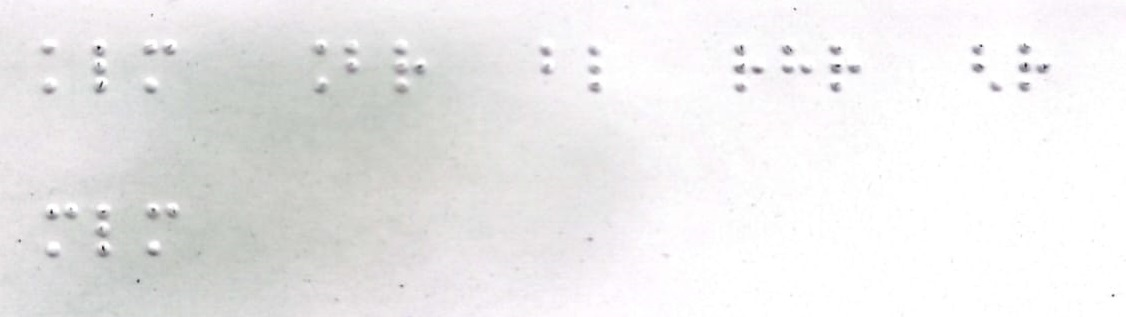
#> input picture braille_page_2.jpg, 1126 x 317 px
$ jupyter execute --allow-errors test.ipynb
#> lines starting #> are read from the running program, lines starting #| are printed output that depends on the picture; after the words box and inside, x2 and y2 are one past the last pixel; in counts of white or black regions, pixels touching at a corner belong together
[cell 1]
# Import Block
import cv2
import numpy as np
from scipy.spatial.distance import cdist
import matplotlib.pyplot as plt
from sklearn.cluster import KMeans
from scipy.spatial.distance import pdist, squareform
from scipy.spatial import distance
from sklearn.cluster import DBSCAN
import cv2
import torch
import torch.nn as nn
import torch.nn.functional as F
from torchvision import transforms
from PIL import Image
import numpy as np
import os


img =cv2.imread('braille_page_2.jpg')
#> img is the input picture: shape (317, 1126, 3); mean B, G, R 234.8, 234.5, 235.3

# constants/changables

[cell 2]
# Nepali Braille 6-dot encoding map
# Dot numbering:
# 1 4
# 2 5
# 3 6

def dots_to_bit(dots):
    """Convert list of active dots (1-6) to a 6-bit integer."""
    val = 0
    for d in dots:
        val |= 1 << (6 - d)
    return val

braille_map = {
    dots_to_bit([1]): 'अ',
    dots_to_bit([3, 4, 5]): 'आ',
    dots_to_bit([2, 4]): 'इ',
    dots_to_bit([3, 5]): 'ई',
    dots_to_bit([1, 3, 6]): 'उ',
    dots_to_bit([1, 2, 5, 6]): 'ऊ',
    dots_to_bit([1, 5, 6]): 'ऋ',
    dots_to_bit([1, 5]): 'ए',
    dots_to_bit([3, 4]): 'ऐ',
    dots_to_bit([1, 3, 5]): 'ओ',
    dots_to_bit([2, 4, 6]): 'औ',
    dots_to_bit([1, 6]): 'अं',
    dots_to_bit([6]): 'अः',

    dots_to_bit([1, 3]): 'क',
    dots_to_bit([4, 6]): 'ख',
    dots_to_bit([1, 2, 4, 5]): 'ग',
    dots_to_bit([1, 2, 6]): 'घ',
    dots_to_bit([3, 4, 6]): 'ङ',
    dots_to_bit([1, 4]): 'च',
    dots_to_bit([1, 6]): 'छ',
    dots_to_bit([2, 4, 5]): 'ज',
    dots_to_bit([3, 5, 6]): 'झ',
    dots_to_bit([2, 5]): 'ञ',
    dots_to_bit([2, 3, 4, 6]): 'ट',
    dots_to_bit([2, 4, 5, 6]): 'ठ',
    dots_to_bit([1, 2, 4, 6]): 'ड',
    dots_to_bit([1, 2, 3, 4, 6]): 'ढ',
    dots_to_bit([3, 4, 5, 6]): 'ण',
    dots_to_bit([2, 3, 4, 5]): 'त',
    dots_to_bit([1, 4, 5, 6]): 'थ',
    dots_to_bit([1, 4, 5]): 'द',
    dots_to_bit([2, 3, 5, 6]): 'ध',
    dots_to_bit([1, 3, 4, 5]): 'न',
    dots_to_bit([1, 2, 3, 4]): 'प',
    dots_to_bit([2, 3, 5]): 'फ',
    dots_to_bit([1, 2]): 'ब',
    dots_to_bit([4, 5]): 'भ',
    dots_to_bit([1, 3, 4]): 'म',
    dots_to_bit([1, 3, 4, 5, 6]): 'य',
    dots_to_bit([1, 2, 3, 5]): 'र',
    dots_to_bit([1, 2, 3]): 'ल',
    dots_to_bit([1, 2, 3, 6]): 'व',
    dots_to_bit([1, 4, 6]): 'श',
    dots_to_bit([1, 2, 3, 4, 6]): 'ष',
    dots_to_bit([2, 3, 4]): 'स',
    dots_to_bit([1, 2, 5]): 'ह',
    dots_to_bit([1, 2, 3, 4, 5]): 'क्ष',
    dots_to_bit([1, 5, 6]): 'ज्ञ',
}

# Special compound (multi-cell)
braille_map_compound = {
    # 'त्र' uses two cells: [5] + [1,2,4,5,6]
    (dots_to_bit([5]), dots_to_bit([1, 2, 4, 5, 6])): 'त्र',
}

[cell 3]
# preprocessing Block
def preprocess_braille_image(
    img_gray,
    method="adaptive",   # "adaptive", "sauvola", or "otsu"
    block_size=31,       # for adaptive/local threshold (odd, e.g. 25–51)
    C=10,                # constant for adaptive/local threshold
    morph_open=3,        # kernel size for opening (3–7)
    morph_close=5,       # kernel size for closing (3–7)
    apply_tophat=False,  # True if embossing subtle
    min_blob_area=5      # small debris threshold
):
    """
    Preprocess Braille grayscale image for dot detection.
    Returns binary image (dots = white, background = black).
    """
#> called with method = 'sauvola', block_size = 31, C = 10, morph_open = 3, morph_close = 5, apply_tophat = False, min_blob_area = 5

    # --- Step 1: Denoise slightly (optional but helps) ---
    img_blur = cv2.GaussianBlur(img_gray, (3, 3), 0)

    # --- Step 2: Binarization ---
    if method == "adaptive":
        bin_img = cv2.adaptiveThreshold(
            img_blur, 255,
            cv2.ADAPTIVE_THRESH_GAUSSIAN_C,
            cv2.THRESH_BINARY_INV,  # invert → dots white on black
            block_size, C
        )
    elif method == "otsu":
        _, bin_img = cv2.threshold(
            img_blur, 0, 255,
            cv2.THRESH_BINARY_INV + cv2.THRESH_OTSU
        )
    elif method == "sauvola":
        # Sauvola via scikit-image if available
        from skimage.filters import threshold_sauvola
        thresh_s = threshold_sauvola(img_blur, window_size=block_size, k=0.2)
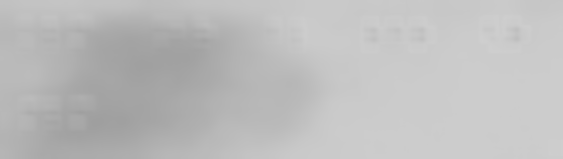
#> thresh_s: shape (317, 1126) float64 (shown at 1/2 size); min 159, max 207.1, mean 189.5
        bin_img = (img_blur < thresh_s).astype(np.uint8) * 255
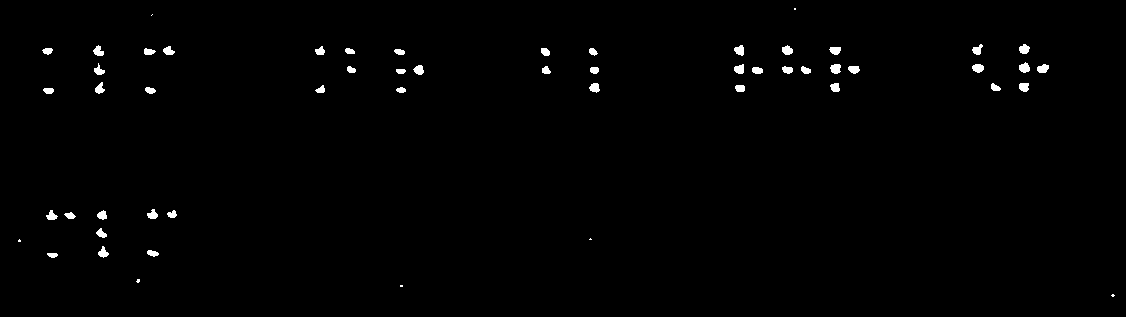
#> bin_img: shape (317, 1126); 0.89% white; 55 white regions (7 under 20 px), largest, box (x1, y1, x2, y2) and area: (830, 64, 841, 74) 87, (1019, 62, 1030, 73) 86, (972, 64, 984, 73) 83
    else:
        raise ValueError("method must be one of: adaptive, otsu, sauvola")

    # --- Step 3: Morphological cleanup ---
    kernel_open = cv2.getStructuringElement(cv2.MORPH_ELLIPSE, (morph_open, morph_open))
    kernel_close = cv2.getStructuringElement(cv2.MORPH_ELLIPSE, (morph_close, morph_close))

    # Opening: remove small noise
    cleaned = cv2.morphologyEx(bin_img, cv2.MORPH_OPEN, kernel_open)
#> cleaned: shape (317, 1126); 0.86% white; 51 white regions (3 under 20 px), largest, box (x1, y1, x2, y2) and area: (830, 64, 841, 74) 86, (1019, 62, 1030, 73) 84, (972, 64, 984, 73) 82

    # Closing: fill small holes in dots
    cleaned = cv2.morphologyEx(cleaned, cv2.MORPH_CLOSE, kernel_close)
#> cleaned: shape (317, 1126); 0.87% white; 51 white regions (3 under 20 px), largest, box (x1, y1, x2, y2) and area: (830, 64, 841, 74) 86, (1019, 62, 1030, 73) 85, (972, 64, 984, 73) 82

    # --- Step 4: Optional top-hat (enhance embossing if faint) ---
    if apply_tophat:
        kernel_th = cv2.getStructuringElement(cv2.MORPH_ELLIPSE, (5, 5))
        tophat = cv2.morphologyEx(img_gray, cv2.MORPH_TOPHAT, kernel_th)
        cleaned = cv2.bitwise_or(cleaned, (tophat > 0).astype(np.uint8) * 255)

    # --- Step 5: Optional small blob removal ---
    num_labels, labels, stats, _ = cv2.connectedComponentsWithStats(cleaned, connectivity=8)
#> labels: shape (317, 1126) int32; 52 distinct labels, from 0 to 51
#> num_labels = 52; stats = 52 rows, first 6: [0, 0, 1126, 317, 353846], [93, 45, 11, 11, 75], [734, 45, 10, 11, 78], [782, 45, 11, 10, 78], [972, 44, 11, 11, 73], [1019, 44, 11, 10, 79]
    mask = np.zeros_like(cleaned)
    for i in range(1, num_labels):  # skip background
        if stats[i, cv2.CC_STAT_AREA] >= min_blob_area:
            mask[labels == i] = 255

    return mask

def consolidate_braille_dots(binary_img):
    """
    Fix broken or irregular Braille dots before centroid detection.
    Returns cleaned binary image.
    """
    # Step 1. Close small holes inside each dot
    kernel_close = cv2.getStructuringElement(cv2.MORPH_ELLIPSE, (5, 5))
    closed = cv2.morphologyEx(binary_img, cv2.MORPH_CLOSE, kernel_close)

    # Step 2. Remove small specks between dots
    kernel_open = cv2.getStructuringElement(cv2.MORPH_ELLIPSE, (3, 3))
    opened = cv2.morphologyEx(closed, cv2.MORPH_OPEN, kernel_open)

    # Step 3. Optional: smooth edges slightly
    blurred = cv2.GaussianBlur(opened, (3, 3), 0)
    _, smooth_bin = cv2.threshold(blurred, 127, 255, cv2.THRESH_BINARY)

    return smooth_bin

def detect_braille_dots(
    binary_img,
    method="connected",      # "connected", "blob", or "log"
    min_area=5,              # adjust based on resolution (~π*r_min²)
    max_area=200,            # reject large merged blobs
    circularity_thresh=0.6,  # for blob detector
    inertia_thresh=0.5,      # for blob detector
    log_min_sigma=1,         # for LoG
    log_max_sigma=4,
    log_num_sigma=10,
    log_threshold=0.05
):
    """
    Detect Braille dot centroids in a preprocessed binary image.
    Returns list of (x, y) coordinates.
    """
#> called with method = 'connected', min_area = 15, max_area = 220, circularity_thresh = 0.6, inertia_thresh = 0.5, log_min_sigma = 1, log_max_sigma = 4, log_num_sigma = 10

    centroids = []

    # --- Option 1: Connected Components ---
    if method == "connected":
        num_labels, labels, stats, ctds = cv2.connectedComponentsWithStats(binary_img, connectivity=8)
#> num_labels = 52; ctds = 52 pairs, first value 19 to 1112.5, second value 48.73 to 295
        for i in range(1, num_labels):  # skip background
            area = stats[i, cv2.CC_STAT_AREA]
            if min_area <= area <= max_area:
                x, y = ctds[i]
                centroids.append((float(x), float(y)))
#> this loop made 51 passes
#> (area, x, y) on passes 1 to 8: (75, 98.01, 51), (78, 739.2, 49.91), (78, 786.9, 50.03), (73, 977.2, 49.4), (79, 1023.9, 48.73), (70, 168.1, 50.61), (60, 319.7, 50.75), (73, 834.9, 50.05)
#> after the loop, centroids = 48 pairs, first value 47.24 to 1042.5, second value 48.73 to 254.7

    # --- Option 2: OpenCV SimpleBlobDetector ---
    elif method == "blob":
        params = cv2.SimpleBlobDetector_Params()
        params.filterByArea = True
        params.minArea = min_area
        params.maxArea = max_area
        params.filterByCircularity = True
        params.minCircularity = circularity_thresh
        params.filterByInertia = True
        params.minInertiaRatio = inertia_thresh
        params.filterByConvexity = False

        detector = cv2.SimpleBlobDetector_create(params)
        keypoints = detector.detect(binary_img)
        centroids = [(kp.pt[0], kp.pt[1]) for kp in keypoints]

    # --- Option 3: Laplacian of Gaussian (LoG) ---
    elif method == "log":
        from skimage.feature import blob_log
        binary_float = binary_img.astype(np.float32) / 255.0
        blobs = blob_log(binary_float,
                         min_sigma=log_min_sigma,
                         max_sigma=log_max_sigma,
                         num_sigma=log_num_sigma,
                         threshold=log_threshold)
        # Each blob: (y, x, sigma)
        centroids = [(float(x), float(y)) for y, x, s in blobs]

    else:
        raise ValueError("method must be one of: 'connected', 'blob', or 'log'")

    return np.array(centroids, dtype=np.float32)

[cell 4]
# Example usage:
img_gray = cv2.cvtColor(img, cv2.COLOR_BGR2GRAY)
preprocessed = preprocess_braille_image(img_gray, method="sauvola")
# [4 lines of commented-out code are left out]
cv2.imwrite("braille_page_output_1.jpg",img)
binary = consolidate_braille_dots(preprocessed)
dots = detect_braille_dots(binary, method="connected", min_area=15, max_area=220)
#> dots has the same summary as centroids in detect_braille_dots
print("Detected dots:", len(dots))
#| Detected dots: 48
# print(dots)
for (x, y) in dots:
    cv2.circle(img, (int(x), int(y)), 7, (0,0,255), -1)
#> this loop made 48 passes
#> (x, y) on passes 1 to 8: (98.01, 51), (739.2, 49.91), (786.9, 50.03), (977.2, 49.4), (1023.9, 48.73), (168.1, 50.61), (319.7, 50.75), (834.9, 50.05)
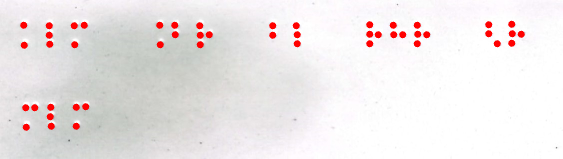
#> img: shape (317, 1126, 3) (shown at 1/2 size); mean B, G, R 230.9, 230.8, 236.6
# Store results
height, width, channels = img.shape
# Create a white image with the same size
output_image = np.ones((height, width, channels), dtype=np.uint8) * 255
for (x, y) in dots:
    cv2.circle(output_image, (int(x), int(y)), 4, (0,0,0), -1)
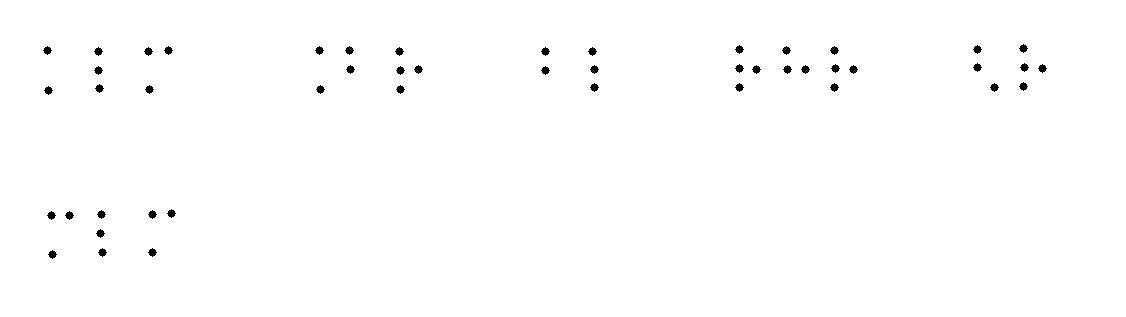
#> output_image: shape (317, 1126, 3); 99.3% white; 48 black regions, largest, box (x1, y1, x2, y2) and area: (735, 45, 744, 54) 49, (973, 45, 982, 54) 49, (1019, 44, 1028, 53) 49
cv2.imwrite("braille_page_output_2.jpg",binary)
cv2.imwrite("braille_page_output_3.jpg",img)
cv2.imwrite("braille_page_output_4.jpg",output_image)
#> Out = True

$ run again, with braille_page_1.jpg copied over braille_page_2.jpg
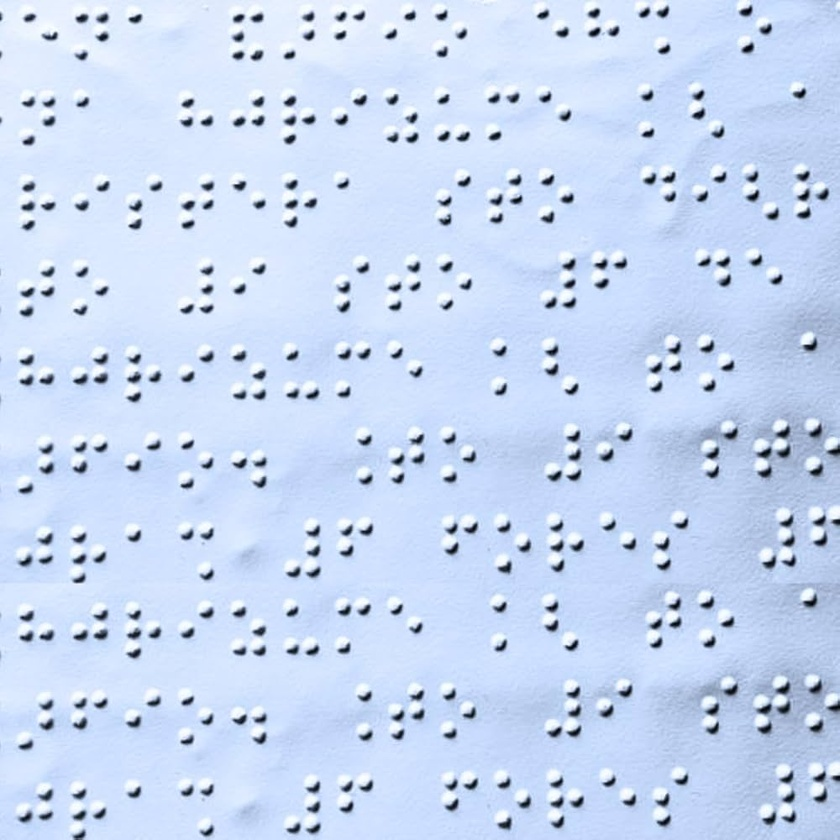
#> input picture braille_page_1.jpg, 840 x 840 px, shrunk from 1000 x 1000 before the run
#> img is the input picture: shape (840, 840, 3); mean B, G, R 241.9, 215.1, 198.5
#> bin_img: shape (840, 840); 5.9% white; 386 white regions (5 under 20 px), largest, box (x1, y1, x2, y2) and area: (808, 423, 823, 440) 145, (808, 680, 823, 696) 144, (775, 681, 791, 695) 135
#> in preprocess_braille_image, `num_labels, labels, stats, _ = cv2.connectedComponentsWithStats(cleane..`:
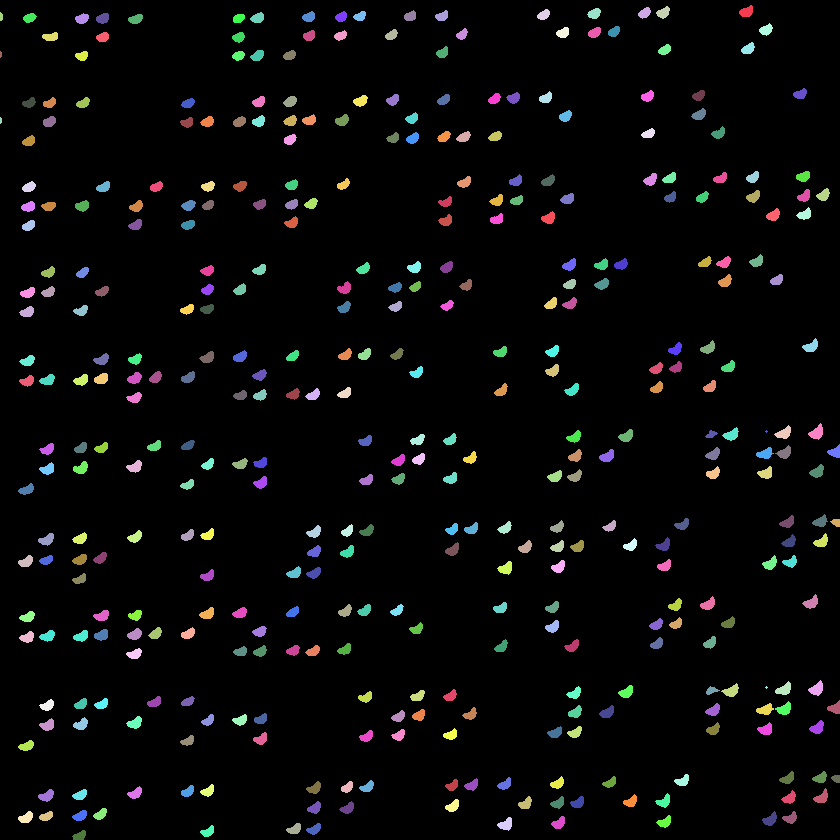
#> labels: shape (840, 840) int32; 386 distinct labels, from 0 to 385; one colour per label, 0 black
#> in preprocess_braille_image, `num_labels, labels, stats, _ = cv2.connectedComponentsWithStats(cleane..`: num_labels = 386; stats = 386 rows, first 6: [0, 0, 840, 840, 664494], [739, 5, 14, 12, 118], [638, 7, 13, 12, 101], [656, 6, 14, 13, 112], [537, 9, 13, 11, 98], [587, 8, 14, 11, 108]
#> opened: shape (840, 840); 5.8% white; 385 white regions (4 under 20 px), largest, box (x1, y1, x2, y2) and area: (808, 423, 823, 440) 144, (808, 680, 823, 696) 140, (775, 681, 791, 695) 134
#> in detect_braille_dots, `num_labels, labels, stats, ctds = cv2.connectedComponentsWithStats(bin..`: num_labels = 386; stats = 386 rows, first 6: [0, 0, 840, 840, 664497], [739, 5, 14, 12, 118], [638, 7, 13, 12, 101], [656, 6, 14, 13, 112], [537, 9, 13, 11, 98], [587, 8, 14, 11, 108]; ctds = 386 pairs, first value 0.417 to 835.8, second value 11.28 to 835.3
#> the loop in detect_braille_dots, `for i in range(1, num_labels):` made 385 passes
#> (area, x, y) on passes 1 to 8: (118, 746.2, 11.28), (101, 644.3, 12.54), (112, 663, 12.22), (98, 543.4, 14.41), (108, 594, 13.15), (103, 308.6, 16.49), (94, 340.9, 16.38), (91, 359.7, 15.81)
#> after the loop in detect_braille_dots, `for i in range(1, num_labels):`: centroids = 381 pairs, first value 0.87 to 835.8, second value 11.28 to 835.3
#> dots has the same summary as centroids in detect_braille_dots
#| Detected dots: 381
#> the loop `for (x, y) in dots:` made 381 passes
#> (x, y) on passes 1 to 3: (746.2, 11.28), (644.3, 12.54), (663, 12.22)
#> after the loop `for (x, y) in dots:`:
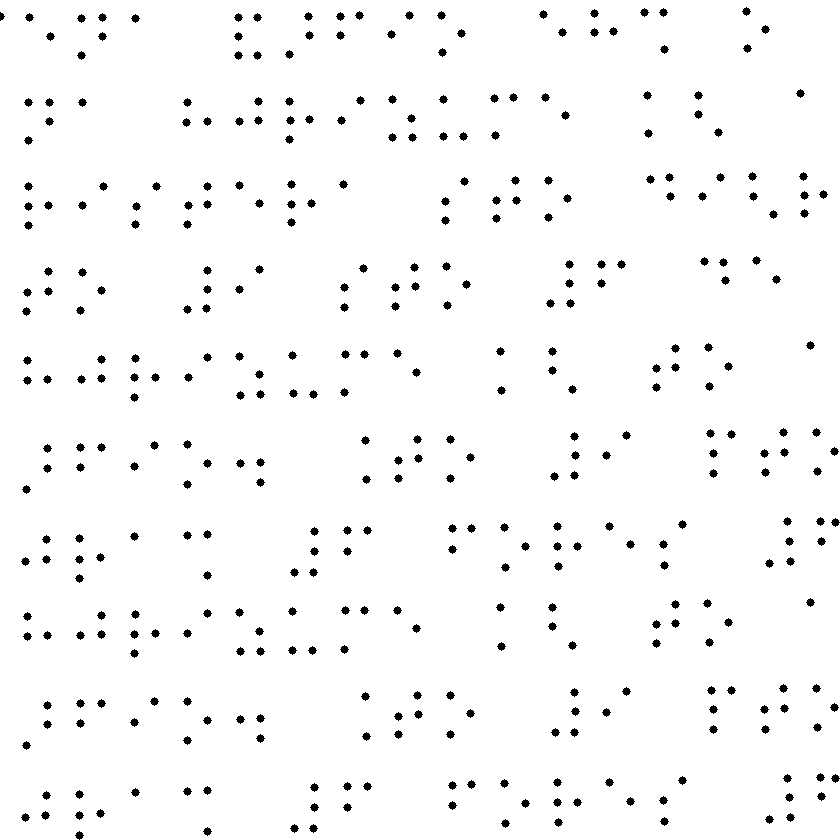
#> output_image: shape (840, 840, 3); 97.4% white; 381 black regions, largest, box (x1, y1, x2, y2) and area: (742, 7, 751, 16) 49, (590, 9, 599, 18) 49, (640, 8, 649, 17) 49
#> Out = True

$ run again, with braille_page_3.jpg copied over braille_page_2.jpg
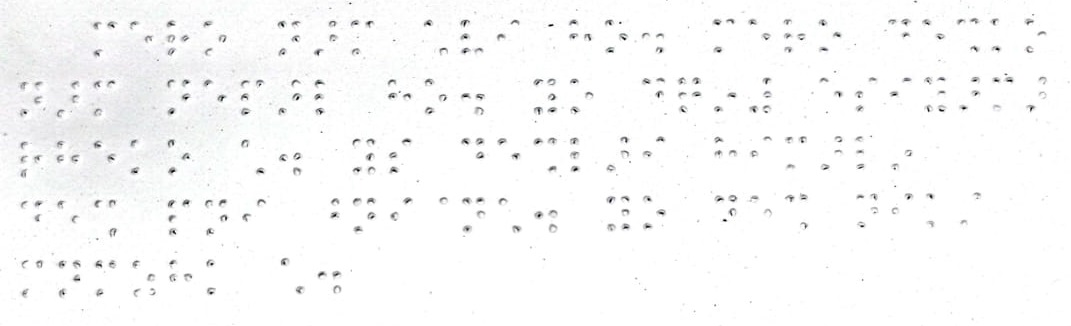
#> input picture braille_page_3.jpg, 1071 x 326 px
#> img is the input picture: shape (326, 1071, 3); mean B, G, R 249.7, 249.6, 249.5
#> bin_img: shape (326, 1071); 2.7% white; 310 white regions (41 under 20 px), largest, box (x1, y1, x2, y2) and area: (425, 107, 434, 114) 50, (241, 108, 249, 115) 47, (535, 211, 543, 219) 47
#> in preprocess_braille_image, `num_labels, labels, stats, _ = cv2.connectedComponentsWithStats(cleane..`:
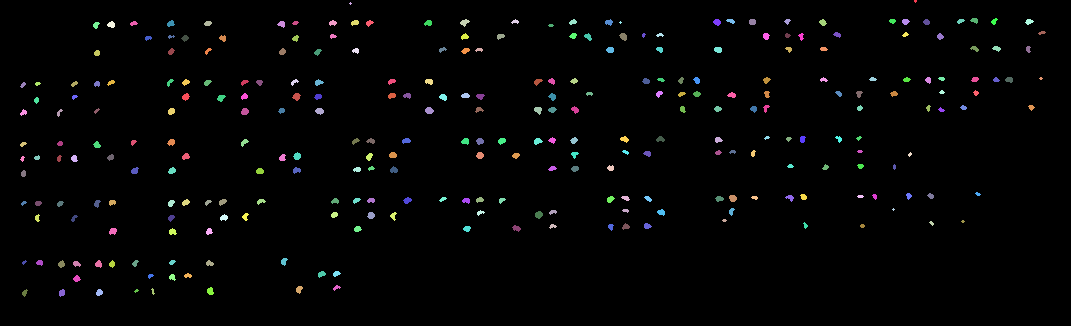
#> labels: shape (326, 1071) int32; 288 distinct labels, from 0 to 287; one colour per label, 0 black
#> in preprocess_braille_image, `num_labels, labels, stats, _ = cv2.connectedComponentsWithStats(cleane..`: num_labels = 288; stats = 288 rows, first 6: [0, 0, 1071, 326, 340521], [914, 0, 3, 3, 7], [349, 2, 3, 3, 5], [460, 19, 10, 8, 43], [511, 19, 8, 5, 23], [569, 19, 8, 6, 31]
#> opened: shape (326, 1071); 2.5% white; 288 white regions (34 under 20 px), largest, box (x1, y1, x2, y2) and area: (425, 107, 434, 114) 48, (535, 211, 543, 219) 47, (292, 93, 301, 101) 46
#> in detect_braille_dots, `num_labels, labels, stats, ctds = cv2.connectedComponentsWithStats(bin..`: num_labels = 289; stats = 289 rows, first 6: [0, 0, 1071, 326, 340503], [914, 0, 3, 3, 7], [349, 2, 3, 3, 5], [460, 19, 10, 8, 43], [511, 19, 8, 5, 23], [569, 19, 8, 6, 31]; ctds = 289 pairs, first value 22.06 to 1041.5, second value 0.714 to 293
#> the loop in detect_braille_dots, `for i in range(1, num_labels):` made 288 passes
#> (area, x, y) on passes 3 to 10: (43, 464.2, 22.02), (23, 514.8, 21.22), (31, 572.5, 21.61), (37, 608.5, 21.97), (40, 716.7, 21.77), (29, 730.4, 20.62), (38, 752, 21.5), (24, 787, 20.96)
#> after the loop in detect_braille_dots, `for i in range(1, num_labels):`: centroids = 270 pairs, first value 22.06 to 1041.5, second value 20.03 to 292.4
#> dots has the same summary as centroids in detect_braille_dots
#| Detected dots: 270
#> the loop `for (x, y) in dots:` made 270 passes
#> (x, y) on passes 1 to 3: (464.2, 22.02), (514.8, 21.22), (572.5, 21.61)
#> after the loop `for (x, y) in dots:`:
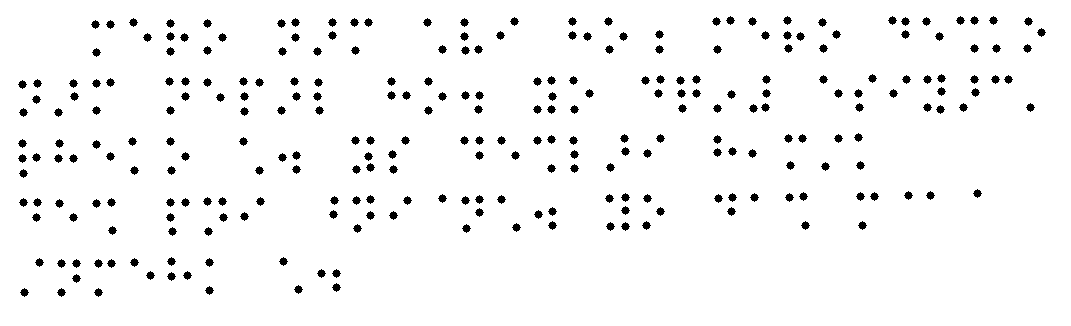
#> output_image: shape (326, 1071, 3); 96.2% white; 270 black regions, largest, box (x1, y1, x2, y2) and area: (510, 17, 519, 26) 49, (568, 17, 577, 26) 49, (604, 17, 613, 26) 49
#> Out = True
